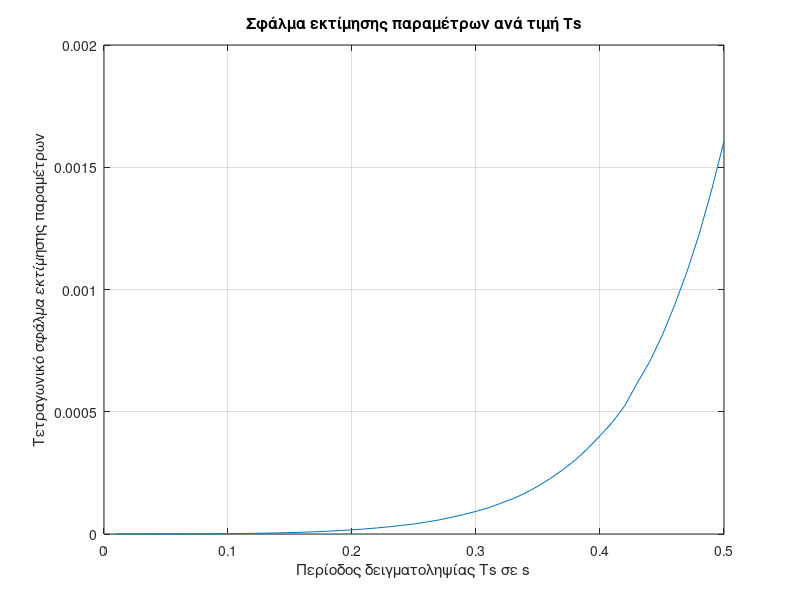

Source code (MATLAB):
clc, clearvars, close all;

%Generating samples for q, q' and u

m = 0.75;
L = 1.25;
c = 0.15;
g = 9.81;
A0 = 4;
w = 2;

A = [0 1;
    -g/L -c/(m*L^2)];

B = [0 ;
    1/(m*L^2)];

u = @(t) A0 * sin(w * t);
f = @(t, x) A*x + B*u(t);
x0 = [0; 0];
dt = 1e-4;
tspan = 0:dt:20;
[t, x] = ode45(f, tspan, x0);

Ts = [0.01:0.01:0.5];
parameters_error = zeros(1, length(Ts));

for i=1:length(Ts)
    t_samples = 0:Ts(i):20;
    
    u_samples = u(t_samples');
    q_samples = interp1(tspan, x(:,1), t_samples');
    q_dot_samples = interp1(tspan, x(:,2), t_samples');
    
    
    %Filtering 
    %Lambda = tf([1 1], 1); % s+1 
    %H = tf([1 0], [1  1]); % s / (s+1) 
    Lambda = tf([1 3 2], 1); % s^2+3s+2
    H = tf([1 0], [1 3 2]); % s / (s^2 + 3s + 2)
    J1 = lsim(1/Lambda, -q_dot_samples, t_samples');
    J2 = lsim(1/Lambda, -q_samples, t_samples');
    J3 = lsim(1/Lambda, u_samples, t_samples');
    J = [J1 J2 J3];
    
    Y = lsim(H, q_dot_samples, t_samples');
    
    theta = J \ Y;
    
    %From thema1
    L_hat = g / theta(2);
    m_hat = 1 / (theta(3) * L_hat^2);
    c_hat = theta(1) * m_hat * L_hat^2;
    
    fprintf("Τιμή περιόδου δειγματοληψίας Ts: %f\n", Ts(i))
    fprintf("Οι εκτιμώμενες τιμές των παραμέτρων είναι:\n");
    fprintf("Μάζα m: %.4f\n", m_hat);
    fprintf("Μήκος εκκρεμούς L: %.4f\n", L_hat);
    fprintf("Συντελεστής απόσβεσης c: %.4f\n\n", c_hat);

    parameters_error(i) = (m - m_hat)^2 + (L - L_hat)^2 + (c - c_hat)^2;

end

figure;
plot(Ts, parameters_error);
xlabel("Περίοδος δειγματοληψίας Ts σε s");
ylabel("Tετραγωνικό σφάλμα εκτίμησης παραμέτρων");
title("Σφάλμα εκτίμησης παραμέτρων ανά τιμή Ts");
grid on;